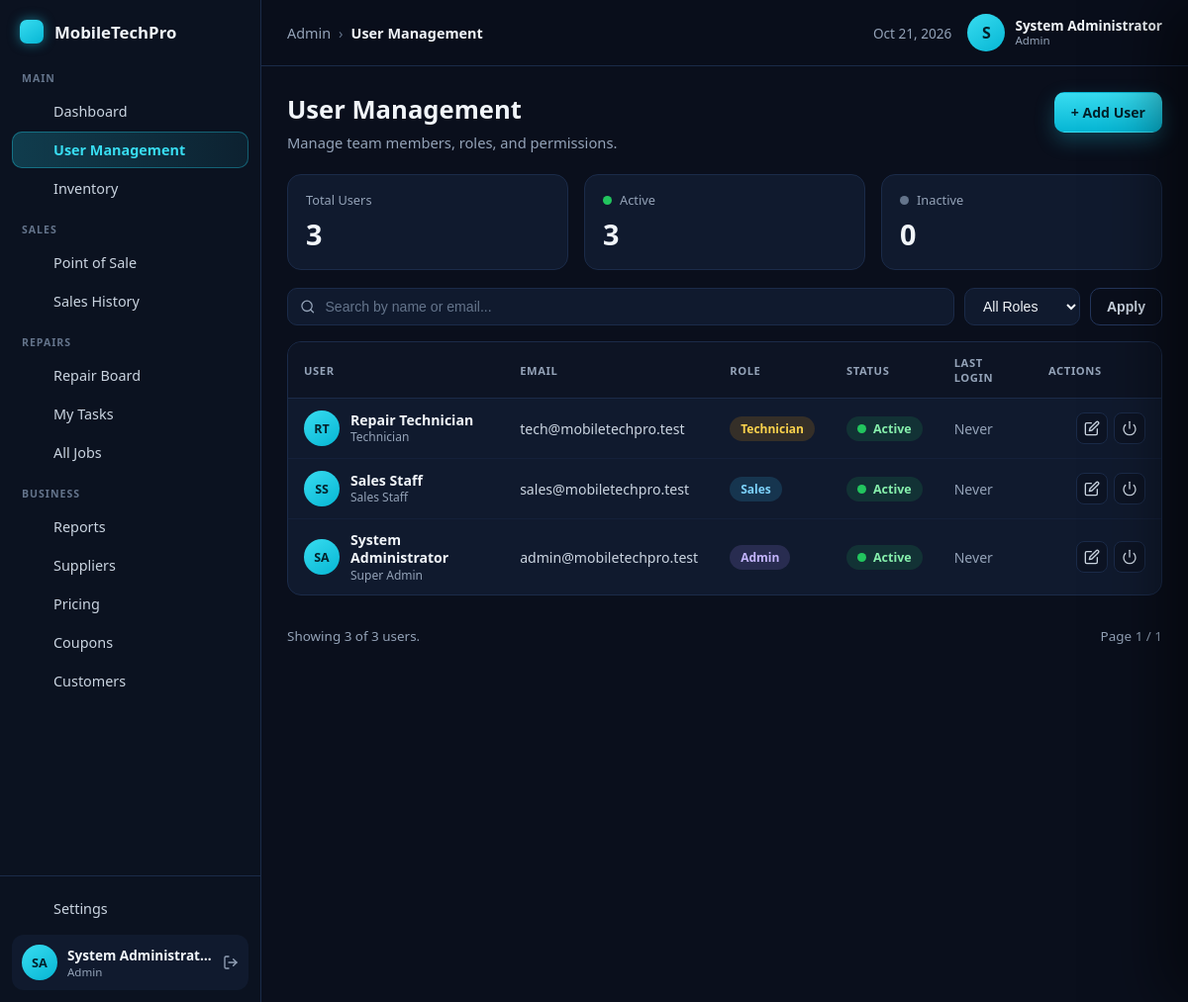
Page /admin/users (signed in) on the committed database.
### tables this page shows
CREATE TABLE users (
    user_id       INT UNSIGNED NOT NULL AUTO_INCREMENT,
    username      VARCHAR(50)  NOT NULL,
    email         VARCHAR(150) NOT NULL,
    password_hash VARCHAR(255) NOT NULL,
    full_name     VARCHAR(120) NOT NULL,
    phone         VARCHAR(30)      NULL,
    user_type     ENUM('admin','sales_staff','technician') NOT NULL DEFAULT 'sales_staff',
    active        TINYINT(1)   NOT NULL DEFAULT 1,
    last_login_at DATETIME         NULL,
    permissions   VARCHAR(255)     NULL,    
    created_at    TIMESTAMP    NOT NULL DEFAULT CURRENT_TIMESTAMP,
    updated_at    TIMESTAMP    NOT NULL DEFAULT CURRENT_TIMESTAMP ON UPDATE CURRENT_TIMESTAMP,
    PRIMARY KEY (user_id),
    UNIQUE KEY uq_users_username (username),
    UNIQUE KEY uq_users_email (email),
    KEY idx_users_user_type (user_type)
);

### app/Views/admin/users/index.php (the view, shortened to what the rows shown need)
<?php
$roleMeta = [
    'admin' => ['pill' => 'Admin', 'subtitle' => 'Super Admin', 'cls' => 'role--admin'],
    'sales_staff' => ['pill' => 'Sales', 'subtitle' => 'Sales Staff', 'cls' => 'role--sales'],
    'technician' => ['pill' => 'Technician', 'subtitle' => 'Technician', 'cls' => 'role--tech'],
];
$initialsOf = static function (string $name): string {
    $out = '';
    foreach (array_slice(array_filter(explode(' ', $name)), 0, 2) as $p) {
        $out .= strtoupper($p[0]);
    }
    return $out !== '' ? $out : 'U';
};
?>
<!DOCTYPE html>
<html lang="en">
<head>
    <link rel="stylesheet" href="<?= e(base_url('css/dashboard.css')) ?>">
    <link rel="stylesheet" href="<?= e(base_url('css/users.css')) ?>">
</head>
<body class="dash-body">
    <div class="dash-layout">
        <?php require APP_ROOT . '/app/Views/partials/sidebar.php'; ?>
        <div class="dash-main">
            <header class="topbar">
                <nav class="breadcrumb" aria-label="Breadcrumb">
                    <span class="crumb">Admin</span>
                    <span class="crumb-sep">&rsaquo;</span>
                    <span class="crumb crumb-current">User Management</span>
                </nav>
                <div class="topbar-right">
                    <span class="topbar-date"><?= e($today) ?></span>
                    <div class="user-chip">
                        <span class="user-avatar" aria-hidden="true"><?= e(strtoupper(substr((string) ($user['full_name'] ?? 'U'), 0, 1))) ?></span>
                        <span class="user-meta">
                            <span class="user-name"><?= e($user['full_name'] ?? 'User') ?></span>
                            <span class="user-role"><?= e(ucwords(str_replace('_', ' ', (string) ($user['user_type'] ?? '')))) ?></span>
                        </span>
                    </div>
                </div>
            </header>
            <main class="content">
                <div class="content-head">
                    <div>
                        <h1 class="page-greeting">User Management</h1>
                        <p class="page-sub">Manage team members, roles, and permissions.</p>
                    </div>
                    <div class="content-actions">
                        <a class="btn-cyan" href="<?= e(base_url('/admin/users/create')) ?>">+ Add User</a>
                    </div>
                </div>
                <section class="summary-grid">
                    <article class="summary-card">
                        <p class="summary-label">Total Users</p>
                        <p class="summary-value"><?= e((string) $counts['total']) ?></p>
                    </article>
                    <article class="summary-card">
                        <p class="summary-label"><span class="dot dot--green"></span> Active</p>
                        <p class="summary-value"><?= e((string) $counts['active']) ?></p>
                    </article>
                    <article class="summary-card">
                        <p class="summary-label"><span class="dot dot--grey"></span> Inactive</p>
                        <p class="summary-value"><?= e((string) $counts['inactive']) ?></p>
                    </article>
                </section>
                <form class="user-toolbar" method="get" action="<?= e(base_url('/admin/users')) ?>">
                    <label class="toolbar-search">
                        <svg viewBox="0 0 24 24" width="16" height="16" fill="none" stroke="currentColor" stroke-width="2" stroke-linecap="round" stroke-linejoin="round" aria-hidden="true">
                            <circle cx="11" cy="11" r="8"/><line x1="21" y1="21" x2="16.65" y2="16.65"/>
                        </svg>
                        <input type="search" name="q" class="search-input" placeholder="Search by name or email..." value="<?= e($q) ?>">
                    </label>
                    <select name="role" class="toolbar-select">
                        <option value=""<?= $role === '' ? ' selected' : '' ?>>All Roles</option>
                    </select>
                    <button type="submit" class="btn-outline">Apply</button>
                </form>
                <div class="table-wrap">
                    <table class="user-table">
                        <thead>
                            <tr>
                                <th>User</th>
                                <th>Email</th>
                                <th>Role</th>
                                <th>Status</th>
                                <th>Last Login</th>
                                <th class="col-actions">Actions</th>
                            </tr>
                        </thead>
                        <tbody>
                            <?php foreach ($users as $row):
                                $meta = $roleMeta[$row['user_type']] ?? ['pill' => $row['user_type'], 'subtitle' => '', 'cls' => 'role--sales'];
                                $isActive = ((int) $row['active']) === 1;
                                $rid = (int) $row['user_id'];
                            ?>
                                <tr>
                                    <td>
                                        <div class="user-cell">
                                            <span class="row-avatar"><?= e($initialsOf((string) $row['full_name'])) ?></span>
                                            <span class="user-cell-meta">
                                                <a class="user-cell-name" href="<?= e(base_url('/admin/users/edit/' . $rid)) ?>"><?= e($row['full_name']) ?></a>
                                                <span class="user-cell-sub"><?= e($meta['subtitle']) ?></span>
                                            </span>
                                        </div>
                                    </td>
                                    <td class="cell-email"><?= e($row['email']) ?></td>
                                    <td><span class="role-pill <?= e($meta['cls']) ?>"><?= e($meta['pill']) ?></span></td>
                                    <td>
                                        <span class="status-pill <?= $isActive ? 'status--active' : 'status--inactive' ?>">
                                            <span class="dot <?= $isActive ? 'dot--green' : 'dot--grey' ?>"></span>
                                            <?= $isActive ? 'Active' : 'Inactive' ?>
                                        </span>
                                    </td>
                                    <td class="cell-login"><?= e(relative_time($row['last_login_at'] ?? null)) ?></td>
                                    <td class="col-actions">
                                        <div class="row-actions">
                                            <a class="icon-btn" href="<?= e(base_url('/admin/users/edit/' . $rid)) ?>" aria-label="Edit user" title="Edit">
                                                <svg viewBox="0 0 24 24" width="16" height="16" fill="none" stroke="currentColor" stroke-width="2" stroke-linecap="round" stroke-linejoin="round" aria-hidden="true"><path d="M11 4H4a2 2 0 0 0-2 2v14a2 2 0 0 0 2 2h14a2 2 0 0 0 2-2v-7"/><path d="M18.5 2.5a2.12 2.12 0 0 1 3 3L12 15l-4 1 1-4z"/></svg>
                                            </a>
                                            <form method="post" action="<?= e(base_url('/admin/users/toggle/' . $rid)) ?>">
                                                <button type="submit" class="icon-btn" aria-label="<?= $isActive ? 'Deactivate' : 'Activate' ?>" title="<?= $isActive ? 'Deactivate' : 'Activate' ?>">
                                                    <?php if ($isActive): ?>
                                                        <svg viewBox="0 0 24 24" width="16" height="16" fill="none" stroke="currentColor" stroke-width="2" stroke-linecap="round" stroke-linejoin="round" aria-hidden="true"><path d="M18.36 6.64a9 9 0 1 1-12.73 0"/><line x1="12" y1="2" x2="12" y2="12"/></svg>
                                                    <?php else: ?>
                                                        <svg viewBox="0 0 24 24" width="16" height="16" fill="none" stroke="currentColor" stroke-width="2" stroke-linecap="round" stroke-linejoin="round" aria-hidden="true"><polyline points="20 6 9 17 4 12"/></svg>
                                                    <?php endif; ?>
                                                </button>
                                            </form>
                                        </div>
                                    </td>
                                </tr>
                            <?php endforeach; ?>
                        </tbody>
                    </table>
                </div>
                <div class="pagination">
                    <span class="pagination-info">Showing <?= e((string) $shown) ?> of <?= e((string) $total) ?> users.</span>
                    <div class="pagination-nav">
                        <span class="pagination-page">Page <?= e((string) $page) ?> / <?= e((string) $pages) ?></span>
                    </div>
                </div>
            </main>
        </div>
    </div>
</body>
</html>

### app/Core/App.php (shortened to what the rows shown need)
<?php
class App
{
    private array $routes = [
        'GET' => [],
        'POST' => [],
    ];
    private function add(string $method, string $path, array $handler): void
    {
        $this->routes[$method][] = [
            'segments' => $this->segments($path),
            'handler' => $handler,
        ];
    }
    public function run(): void
    {
        $method = strtoupper($_SERVER['REQUEST_METHOD'] ?? 'GET');
        $requestSegments = $this->segments($this->currentPath());
        foreach ($this->routes[$method] ?? [] as $route) {
            $params = $this->match($route['segments'], $requestSegments);
            if ($params === null) {
                continue;
            }
            [$class, $action] = $route['handler'];
            $controller = new $class();
            $controller->$action(...$params);
            return;
        }
    }
    private function match(array $routeSegments, array $requestSegments): ?array
    {
        if (count($routeSegments) !== count($requestSegments)) {
            return null;
        }
        $params = [];
        foreach ($routeSegments as $i => $seg) {
            if ($seg !== $requestSegments[$i]) {
                return null;
            }
        }
        return $params;
    }
    private function segments(string $path): array
    {
        $trimmed = trim($path, '/');
        return $trimmed === '' ? [] : explode('/', $trimmed);
    }
    private function currentPath(): string
    {
        $uri = parse_url($_SERVER['REQUEST_URI'] ?? '/', PHP_URL_PATH);
        $uri = is_string($uri) ? rawurldecode($uri) : '/';
        return '/' . trim($uri, '/');
    }
}

### app/Views/partials/sidebar.php (shortened to what the rows shown need)
<?php
$active = $active ?? '';
$user = $user ?? [];
if (!function_exists('dash_icon')) {
    function dash_icon(string $name): string
    {
        $inner = $paths[$name] ?? '';
        return '<svg class="nav-icon" viewBox="0 0 24 24" width="18" height="18" fill="none" '
            . 'stroke="currentColor" stroke-width="2" stroke-linecap="round" stroke-linejoin="round" '
            . 'aria-hidden="true">' . $inner . '</svg>';
    }
}
$groups = [
    'Main' => [
        ['key' => 'dashboard', 'label' => 'Dashboard', 'icon' => 'dashboard', 'href' => base_url('/admin/dashboard')],
        ['key' => 'users', 'label' => 'User Management', 'icon' => 'users', 'href' => base_url('/admin/users')],
        ['key' => 'inventory', 'label' => 'Inventory', 'icon' => 'inventory', 'href' => base_url('/admin/inventory')],
    ],
    'Sales' => [
        ['key' => 'pos', 'label' => 'Point of Sale', 'icon' => 'pos', 'href' => base_url('/sales/pos')],
        ['key' => 'sales-history', 'label' => 'Sales History', 'icon' => 'sales', 'href' => base_url('/sales/history')],
    ],
    'Repairs' => [
        ['key' => 'repair-board', 'label' => 'Repair Board', 'icon' => 'repair', 'href' => base_url('/technician/board')],
        ['key' => 'my-tasks', 'label' => 'My Tasks', 'icon' => 'jobs', 'href' => base_url('/technician/my-tasks')],
        ['key' => 'all-jobs', 'label' => 'All Jobs', 'icon' => 'jobs', 'href' => base_url('/technician/all-jobs')],
    ],
    'Business' => [
        ['key' => 'reports', 'label' => 'Reports', 'icon' => 'reports', 'href' => base_url('/admin/reports')],
        ['key' => 'suppliers', 'label' => 'Suppliers', 'icon' => 'suppliers', 'href' => base_url('/admin/suppliers')],
        ['key' => 'pricing', 'label' => 'Pricing', 'icon' => 'pricing', 'href' => base_url('/admin/pricing')],
        ['key' => 'coupons', 'label' => 'Coupons', 'icon' => 'pricing', 'href' => base_url('/admin/coupons')],
        ['key' => 'customers', 'label' => 'Customers', 'icon' => 'customers', 'href' => base_url('/sales/customers')],
    ],
];
$displayName = trim((string) ($user['full_name'] ?? 'User'));
$roleLabel = ucwords(str_replace('_', ' ', (string) ($user['user_type'] ?? '')));
$initials = '';
foreach (array_slice(explode(' ', $displayName), 0, 2) as $part) {
    if ($part !== '') {
        $initials .= strtoupper($part[0]);
    }
}
$initials = $initials !== '' ? $initials : 'U';
?>
<aside class="sidebar">
    <div class="sidebar-brand">
        <span class="brand-logo" aria-hidden="true"></span>
        <span class="brand-name">MobileTechPro</span>
    </div>
    <nav class="sidebar-nav">
        <?php foreach ($groups as $groupName => $items): ?>
            <div class="nav-group">
                <p class="nav-group-title"><?= e(strtoupper($groupName)) ?></p>
                <ul class="nav-list">
                    <?php foreach ($items as $item): ?>
                        <li>
                            <a
                                class="nav-link<?= $item['key'] === $active ? ' is-active' : '' ?>"
                                href="<?= e($item['href']) ?>">
                                <?= dash_icon($item['icon']) ?>
                                <span class="nav-label"><?= e($item['label']) ?></span>
                            </a>
                        </li>
                    <?php endforeach; ?>
                </ul>
            </div>
        <?php endforeach; ?>
    </nav>
    <div class="sidebar-bottom">
        <a class="nav-link nav-settings" href="#">
            <?= dash_icon('settings') ?>
            <span class="nav-label">Settings</span>
        </a>
        <div class="profile-card">
            <span class="profile-avatar"><?= e($initials) ?></span>
            <span class="profile-meta">
                <span class="profile-name"><?= e($displayName) ?></span>
                <span class="profile-role"><?= e($roleLabel) ?></span>
            </span>
            <a class="profile-logout" href="<?= e(base_url('/logout')) ?>" aria-label="Log out">
                <svg viewBox="0 0 24 24" width="16" height="16" fill="none" stroke="currentColor" stroke-width="2" stroke-linecap="round" stroke-linejoin="round" aria-hidden="true">
                    <path d="M9 21H5a2 2 0 0 1-2-2V5a2 2 0 0 1 2-2h4"/><polyline points="16 17 21 12 16 7"/><line x1="21" y1="12" x2="9" y2="12"/>
                </svg>
            </a>
        </div>
    </div>
</aside>

### rows in the picture
users: full_name "System Administrat…", user_type "Admin", full_name "S", full_name "System Administrator", full_name "SA", user_type "Super Admin", email "admin@mobiletechpro.test", active 1 (drawn), last_login_at "Never"
users: full_name "RT", full_name "Repair Technician", user_type "Technician", email "tech@mobiletechpro.test", shows "Active", last_login_at "Never", user_id "3", active "1"
users: full_name "SS", full_name "Sales Staff", user_type "Sales Staff", email "sales@mobiletechpro.test", user_type "Sales", active 1 (drawn), last_login_at "Never"

### other values in the picture
$groupName "MAIN"
$item['label'] "Dashboard"
$item['label'] "User Management"
$item['label'] "Inventory"
$groupName "SALES"
$item['label'] "Point of Sale"
$item['label'] "Sales History"
$groupName "REPAIRS"
$item['label'] "Repair Board"
$item['label'] "My Tasks"
$item['label'] "All Jobs"
$groupName "BUSINESS"
$item['label'] "Reports"
$item['label'] "Suppliers"
$item['label'] "Pricing"
